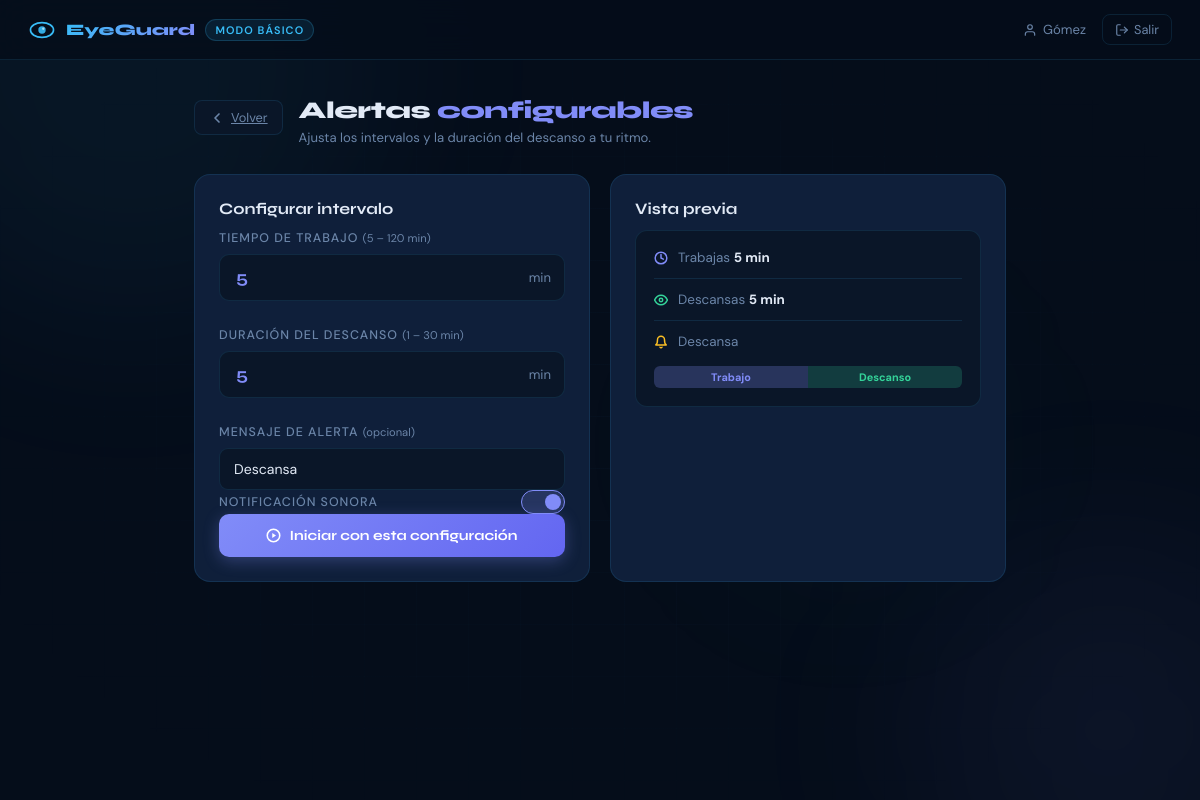
Page /dashboard/basico/configurables/ (signed in) on the earlier database version.
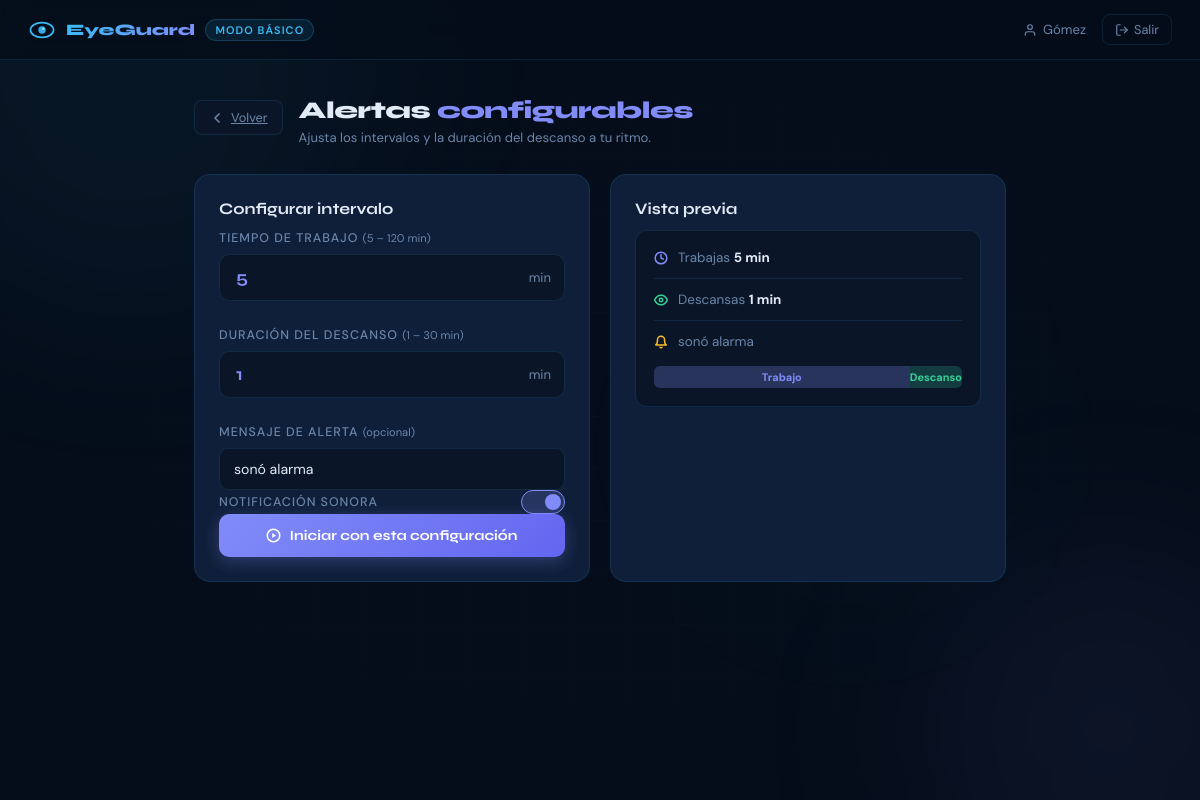
Same page on the later database version.
### core/models.py (models this page shows, shortened)
class ConfiguracionAlerta(models.Model):
    usuario           = models.OneToOneField(Usuario, on_delete=models.CASCADE, related_name='configuracion')
    intervalo_trabajo = models.PositiveIntegerField(default=30)
    duracion_descanso = models.PositiveIntegerField(default=5)
    mensaje_custom    = models.CharField(max_length=120, blank=True, default='')
    sonido_activo     = models.BooleanField(default=True)
    actualizado_en    = models.DateTimeField(auto_now=True)
    class Meta:
        verbose_name = 'Configuración de alerta'

### core/views.py (the view, shortened to what this page needs)
# urls.py: path('dashboard/basico/configurables/',   views.alertas_configurables,   name='alertas_configurables'),
def alertas_configurables(request):
    usuario_id = request.session.get('usuario_id')
    if not usuario_id:
        return redirect('inicio')
    usuario = Usuario.objects.get(pk=usuario_id)
    config, _ = ConfiguracionAlerta.objects.get_or_create(usuario=usuario)
    config_activa = request.session.get('config_activa')
    return render(request, 'alertas_configurables.html', {
        'usuario':       usuario,
        'config':        config,
        'config_activa': config_activa,
    })

### core/templates/alertas_configurables.html (shortened to what the changed rows need)
{% load static %}
<!DOCTYPE html>
<html lang="es">
<head>
  <link rel="stylesheet" href="{% static 'css/dashboard_basico.css' %}"/>
</head>
<body>
  <main class="main">
    <div class="section-header">
      <div>
        <h2 class="section-title">Alertas <span class="c-violet">configurables</span></h2>
      </div>
    </div>
    <div class="config-layout">
      <div class="config-panel">
        <form method="POST" action="{% url 'alertas_configurables' %}" id="configForm">
          <div class="config-field">
            <div class="number-input-wrap">
              <input type="number" id="workRange" name="intervalo_trabajo"
                     min="5" max="120"
                     value="{{ config.intervalo_trabajo }}"
                     placeholder="Ej: 30"
                     oninput="updateNumberInput('work')"/>
              <span class="number-unit">min</span>
            </div>
          </div>
          <div class="config-field">
            <div class="number-input-wrap">
              <input type="number" id="breakRange" name="duracion_descanso"
                     min="1" max="30"
                     value="{{ config.duracion_descanso }}"
                     placeholder="Ej: 5"
                     oninput="updateNumberInput('break')"/>
              <span class="number-unit">min</span>
            </div>
          </div>
          <div class="config-field">
            <label for="mensaje_custom">Mensaje de alerta <span class="label-opt">(opcional)</span></label>
            <input type="text" id="mensaje_custom" name="mensaje_custom"
                   placeholder="Ej: ¡Es hora de descansar la vista!"
                   maxlength="120"
                   value="{{ config.mensaje_custom }}"/>
          </div>
        </form>
      </div>
      <div class="config-preview">
        <div class="preview-card">
          <div class="preview-row">
            <span>Trabajas <strong id="prev-work">{{ config.intervalo_trabajo }} min</strong></span>
          </div>
          <div class="preview-row">
            <span>Descansas <strong id="prev-break">{{ config.duracion_descanso }} min</strong></span>
          </div>
          <div class="preview-row">
            <svg width="14" height="14" viewBox="0 0 24 24" fill="none" stroke="#fbbf24" stroke-width="2.5" stroke-linecap="round" stroke-linejoin="round"><path d="M18 8A6 6 0 0 0 6 8c0 7-3 9-3 9h18s-3-2-3-9"/><path d="M13.73 21a2 2 0 0 1-3.46 0"/></svg>
            <span id="prev-msg">{% if config.mensaje_custom %}{{ config.mensaje_custom }}{% else %}Sin mensaje personalizado{% endif %}</span>
          </div>
        </div>
      </div>
    </div>
  </main>
</body>
</html>

Differences in the rows shown:
changed ConfiguracionAlerta: duracion_descanso "5" → "1"; mensaje_custom "Descansa" → "sonó alarma"
